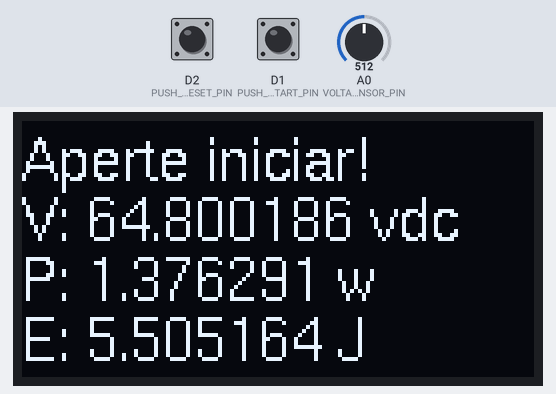
A sketch run on a simulated ESP8266 (NodeMCU). Parts: 128×64 one-colour display. The inputs (shaded band) are chosen by the test bench; at power-on: D1 (PUSH_BUTTON_START_PIN) HIGH, D2 (PUSH_BUTTON_RESET_PIN) HIGH, A0 (VOLTAGE_SENSOR_PIN) = 512. WiFi joins after 1.5 s; servers stay silent unless stated; no MQTT or app messages arrive unless stated.

Above: at 4.7 s.
4.8 s: D1 (PUSH_BUTTON_START_PIN) pulled LOW for 0.15 s
At 5.7 s:
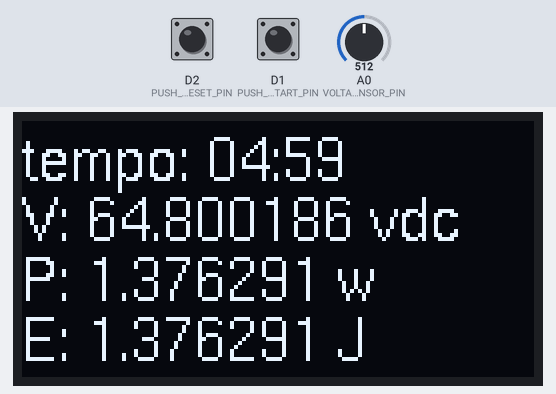
7.9 s: D2 (PUSH_BUTTON_RESET_PIN) pulled LOW for 0.15 s
At 8.16 s:
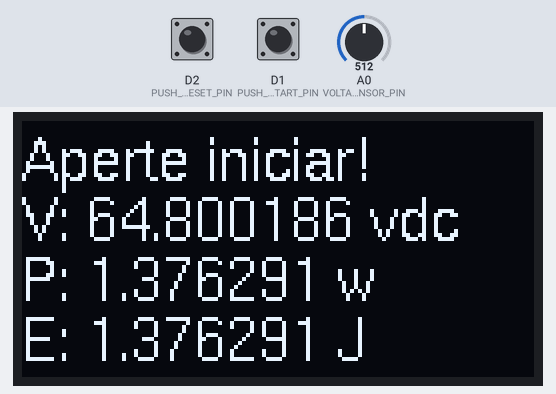
10.7 s: A0 (VOLTAGE_SENSOR_PIN) set to 0
At 12.0 s:
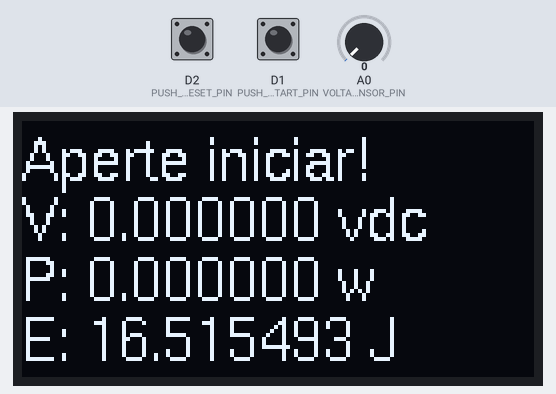
12.3 s: D2 (PUSH_BUTTON_RESET_PIN) pulled LOW for 1 s
At 13.5 s:
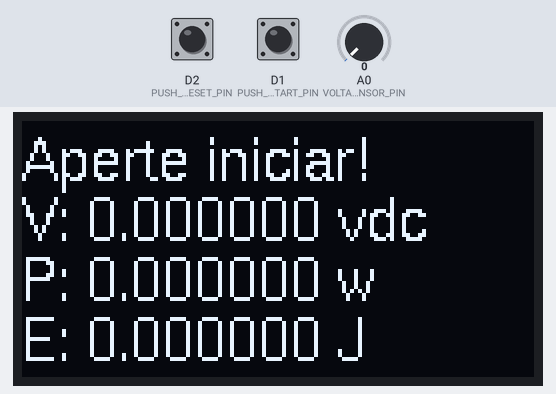
14.8 s: D1 (PUSH_BUTTON_START_PIN) pulled LOW for 0.15 s
At 15.7 s:
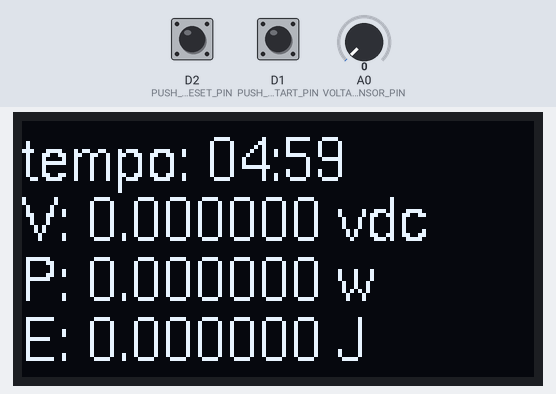
17.4 s: D2 (PUSH_BUTTON_RESET_PIN) pulled LOW for 3.2 s
At 19.4 s:
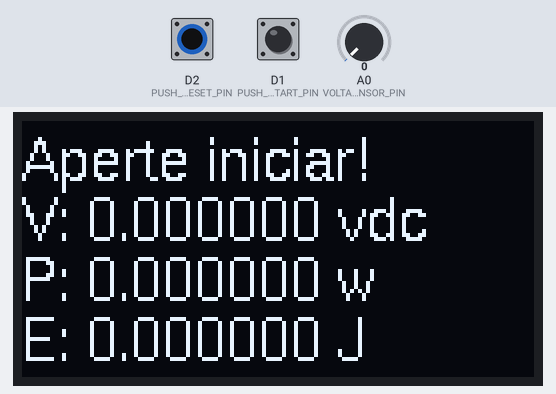
Timing chart, 0 to 20.9 s (numbered marks = the images above; inputs shaded):
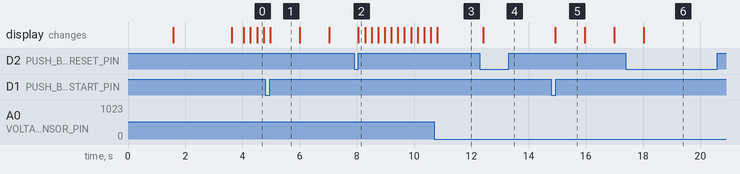

The sketch:

bmeter.ino
```cpp
//------------------------------------------------------------------------------------------------------------------
//
//
//
//------------------------------------------------------------------------------------------------------------------
// source code: https://github.com/fortalbrz/dc_power_meter/
//
// Jorge Albuquerque (2024) - https://linkedin.com/in/jorgealbuquerque
// https://www.jorgealbuquerque.com
//
#define DEBUG_MODE false                            // enables/disables serial debugging messages
#define USE_DISPLAY true                            // enables/disables serial debugging messages
#define USE_MQTT true                               // enables/disables serial debugging messages
#define USE_BLINKING_LED true                       // enables/disables serial debugging messages

//------------------------------------------------------------------------------------------------------------------
//
// Configuration flags (enables or disables features in order to "skip" unwanted hardware)
//
//------------------------------------------------------------------------------------------------------------------
// Wi-fi setup
#define WIFI_SSID "jorge cps"                       // Wi-fi SSID
#define WIFI_PASSWORD "casa1976bonita1980"          // Wi-fi password
// MQTT setup
#define MQTT_BROKER_ADDRESS "192.168.68.10"         // MQTT broker server IP
#define MQTT_BROKER_PORT 1883                       // MQTT broker port
#define MQTT_USERNAME "mqtt-user"                   // can be omitted if not needed
#define MQTT_PASSWORD "mqtt"                        // can be omitted if not needed
// MQTT topics
#define MQTT_COMMAND_TOPIC "bmeter/cmd"             // MQTT topic for sending commands to the meter
#define MQTT_STATUS_TOPIC "bmeter/state"            // MQTT topic for meter status
#define MQTT_AVAILABILITY_TOPIC "bmeter/available"  // MQTT topic for availability notification (home assistant "unavailable" state)
#define MQTT_PUBLISH_DATA_TOPIC "bmeter/data"       // MQTT topic for energy measurements data
#define MQTT_DEVICE_ID "bmeter_12fmo43iowerwe2"     // MQTT session identifier
// others
#define MEASURE_WAIT_TIME 1000                      // sampling rate: time between measurement samples (mileseconds)
#define MEASURE_SAMPLES 300                         // measure time (5 min = 300 seconds)
#define ADC_MAX_VOLTAGE 1.2 * 3.3                   // reference AD converter voltage
#define ADC_VOLTAGE_THRESHOLDING 1.2 * 0.11         // minimum voltage level
#define MQTT_STATUS_UPDATE_TIME 120000              // time for send and status update (default: 2 min)
#define MQTT_AVAILABILITY_TIME 60000                // elapsed time to send MQTT availability, in miliseconds (default: 1 min)
#define BUILTIN_LED_BLINKING_TIME 1000              // built-in led  blinking period
#define PUBLISH_OFFSET 3
#define SERIAL_BAUDRATE 9600                        // serial monitor baud rate (only for debuging)
//
// pins definitions (ModeMCU)
//
#define VOLTAGE_SENSOR_PIN A0                       // A0: AD converter
#define PUSH_BUTTON_START_PIN D1                    // D1: pull-up (high) - tactile push button "start"
#define PUSH_BUTTON_RESET_PIN D2                    // D2: pull-up (high) - tactile push button "reset"

#define OLED_SCL_PIN D5                             // Oled display SCL (I2C)
#define OLED_SDA_PIN D6                             // Oled display SDA (I2C)
//
// MQTT protocol commands
//
#define MQTT_COMMAND_START "start"                  // start energy mensurement (5 min)
#define MQTT_COMMAND_RESET "reset"                  // clears current energy accumulator
#define MQTT_COMMAND_REFRESH "refresh"              // update MQTT status (debug)
#define MQTT_COMMAND_NETINFO "netinfo"              // shows network information
#define MQTT_COMMAND_SAVE "save"                    // shows network information
//
// Measured components (k ohms)
//
#define RESISTOR_100K 96.26
#define RESISTOR_1M_001 1024.0
#define RESISTOR_1M_002 1022.0
#define RESISTOR_1M_003 1005.0
//
// Oled display features
//
#define SCREEN_WIDTH 128
#define SCREEN_HEIGHT 64
#define OLED_RESET -1
#define SCREEN_ADDRESS 0x3C
//
// Display messages
//
#define MSG_STARTING "iniciando..."
#define MSG_PRESS_START "Aperte iniciar!"
#define MSG_CONNECTING_WIFI "conectando wi-fi: "
#define MSG_TIME "tempo: 0"


//------------------------------------------------------------------------------------------------------------------

// librarys (see doc above)
#if (USE_MQTT== true)
  #include <ESP8266WiFi.h>
  #include <PubSubClient.h>
#endif
#if (USE_DISPLAY == true)
  #include <Wire.h>
  #include <Adafruit_SSD1306.h>
  #include <U8g2_for_Adafruit_GFX.h>
#endif

#if (USE_MQTT == true)
  WiFiClient espClient;
  PubSubClient MQTT(espClient);
#endif
#if (USE_DISPLAY == true)
  Adafruit_SSD1306 display(SCREEN_WIDTH, SCREEN_HEIGHT, &Wire, OLED_RESET);
  U8G2_FOR_ADAFRUIT_GFX gfx;
#endif

// voltage divider
float r1 = RESISTOR_1M_001 + RESISTOR_1M_002 + RESISTOR_1M_003;
float r2 = RESISTOR_100K;
float factor = (r1 + r2) / r2;

// internal states
bool _measuring = false;
float _voltage = 0;
float _power = 0;
float _energy = 0;
float _energyLast = 0;
unsigned int _counter = 0;

bool _blink = false;
unsigned long _lastAvailabilityTime = 0;
unsigned long _lastStatusUpdateTime = 0;
unsigned long _lastBuiltinLedBlinkingTime = 0;
unsigned long _lastButtonPressTime = 0;
float _measures[MEASURE_SAMPLES];

//------------------------------------------------------------------------------------------------------------------
//
// prototypes
//
//------------------------------------------------------------------------------------------------------------------
void readValues();
void displayValues();
ICACHE_RAM_ATTR void onStart();
ICACHE_RAM_ATTR void onReset();
#if (USE_MQTT == true)
  void connectWiFi();
  void connectMqtt();
  void onMqttMessage(char* topic, byte* payload, unsigned int length);
  void updateMqttStates();
  void pubishData();
  void showNetworkInfo();
  String toStr(const char* label, int value, const bool& end);
  String toStr(const char* label, float value, const bool& end);
  String toStr(const char* label, const bool& state, const bool& end);
  String toStr(const char* label, const String& state, const bool& quote, const bool& end);
#endif

//--------------------------------------------------------------------------------------------------
//
// main code
//
//--------------------------------------------------------------------------------------------------
void setup() {
  //
  // initialization
  //
  #if (DEBUG_MODE == true)
    Serial.begin(SERIAL_BAUDRATE);
    Serial.println(F(" "));
    Serial.println(F("-- Debug Mode --"));
  #endif

  // "reset" and "start" push buttons: internal pull-up
  // (activated by the configuration "INPUT_PULLUP")
  pinMode(PUSH_BUTTON_RESET_PIN, INPUT_PULLUP);
  pinMode(PUSH_BUTTON_START_PIN, INPUT_PULLUP);
  attachInterrupt(digitalPinToInterrupt(PUSH_BUTTON_RESET_PIN), onReset, FALLING);
  attachInterrupt(digitalPinToInterrupt(PUSH_BUTTON_START_PIN), onStart, FALLING);

  // Iniciar display e configurar interface
  #if (USE_DISPLAY == true)
    Wire.begin(14,12);
    display.begin(SSD1306_SWITCHCAPVCC, SCREEN_ADDRESS);
    gfx.begin(display);

    // clears the graphics buffer
    display.clearDisplay();
    // select u8g2 font from here: https://github.com/olikraus/u8g2/wiki/fntlistall
    gfx.setFont(u8g2_font_helvR10_tf);
    // use u8g2 transparent mode (this is default)
    gfx.setFontMode(1);
    // left to right (this is default)
    gfx.setFontDirection(0);
    // apply Adafruit GFX color
    gfx.setForegroundColor(WHITE);
  #endif

  // wifi connect
  #if (USE_MQTT == true)

    #if (DEBUG_MODE == true)
      Serial.print(F("Connecting to wifi network: "));
      Serial.println(WIFI_SSID);
    #endif
    #if (USE_DISPLAY == true)
      gfx.setCursor(0, 15);
      gfx.print(MSG_CONNECTING_WIFI);
      gfx.setCursor(0, 30);
      gfx.print(WIFI_SSID);
      display.display();
    #endif

    // Wi-fi connection
    connectWiFi();

    // MQTT broker setup
    MQTT.setServer(MQTT_BROKER_ADDRESS, MQTT_BROKER_PORT);
    MQTT.setCallback(onMqttMessage);
    updateMqttStates();
  #else

    #if (USE_DISPLAY == true)
      gfx.setCursor(0, 15);
      gfx.print(MSG_STARTING);
      display.display();
    #endif

  #endif
}


void loop(void) {

  // blinking led
  #if (USE_BLINKING_LED == true)
    unsigned long currentTime = millis();
    if (currentTime - _lastBuiltinLedBlinkingTime > BUILTIN_LED_BLINKING_TIME) {
      digitalWrite(BUILTIN_LED, (_blink ? LOW : HIGH));
      _blink = !_blink;
      _lastBuiltinLedBlinkingTime = currentTime;
    }
  #endif

  // reads values from AD converter
  readValues();

  // shows values
  displayValues();

  if (_measuring){
    // "energy measuring" procedure
    if (_counter < MEASURE_SAMPLES) {
      // store "power" measures on cache
      _measures[_counter] = _power;

    } else {
      // finishing the energy measurement
      // (stores last "energy" sample)
      _measuring = false;
      _energyLast = _energy;
      _counter = 0;
      delay(100);

      #if (USE_MQTT == true)
        // updates MQTT
        connectWiFi();
        connectMqtt();
        updateMqttStates();
        publishData();
      #endif
      return;
    }

    // interval between samples (i.e. sampling rate)
    delay(MEASURE_WAIT_TIME);
    return;
  }

  #if (USE_MQTT == true)
    // ensures MQTT broker connection
    if (!MQTT.connected())
      connectMqtt();

    // sends MQTT "availability" message
    if ((millis() - _lastAvailabilityTime) > MQTT_AVAILABILITY_TIME) {
      MQTT.publish(MQTT_AVAILABILITY_TOPIC, "online");
      _lastAvailabilityTime = millis();
    }
  #endif

  #if (USE_MQTT == true)
    // status update (with max timespan for 5 minutes)
    if ((millis() - _lastStatusUpdateTime) > MQTT_STATUS_UPDATE_TIME) {
      updateMqttStates();
    }

    // mqtt loop
    MQTT.loop();

    // keeps wifi connected
    connectWiFi();
  #endif

  // waits
  delay(200);
}

//--------------------------------------------------------------------------------------------------

void readValues() {
  //
  // reads voltage values from AD converter
  //
  int value = analogRead(A0);
  // ensure range [0, 1023]
  if (value < 0)
    value = 0;
  if (value > 1023)
    value = 1023;

  // current voltage (limited to 100v) [v]
  _voltage = ADC_MAX_VOLTAGE * factor * value / 1023;
  // avoid floating voltage (floor voltage limiar)
  if (_voltage < ADC_VOLTAGE_THRESHOLDING)
    _voltage = 0;

  // current power [w]
  _power = _voltage * _voltage / r1;

  // energy [J]: power integral (1 second sample)
  _energy += _power;

  // increment samples counter
  _counter++;
}

//--------------------------------------------------------------------------------------------------

void displayValues() {
  //
  // Show values
  //
  #if (USE_DISPLAY == true)
    display.clearDisplay();

    String text;
    if (_measuring) {
      // shows time to finish on "measuring" mode
      int remaining = (_counter > MEASURE_SAMPLES) ? 0 : MEASURE_SAMPLES - _counter;
      int min = remaining / 60;
      int sec = remaining % 60;
      text = String(MSG_TIME) + String(min, DEC) + String(F(":"));
      if (sec < 10)
        text += String(F("0"));
      text += String(sec, DEC);
    } else {
      if (_energyLast == 0) {
        // shows a "press start" message (if no previous energy measurements)
        text = String(MSG_PRESS_START);
      } else {
        // shows last energy measurements
        text = String(F("E: ")) + String(_energyLast, 6) + String(F(" J"));
      }
    }
    gfx.setCursor(0,15);
    gfx.print(text.c_str());

    // shows voltage
    text = String(F("V: ")) + String(_voltage, 6) + String(F(" vdc"));
    gfx.setCursor(0,30);
    gfx.print(text.c_str());

    // shows power
    text = String(F("P: ")) + String(_power, 6) + String(F(" w"));
    gfx.setCursor(0,45);
    gfx.print(text.c_str());

    // shows energy
    text = String(F("E: ")) + String(_energy, 6) + String(F(" J"));
    gfx.setCursor(0,60);
    gfx.print(text.c_str());

    display.display();
  #endif

  #if (DEBUG_MODE == true)
      Serial.print(F("V: "));
      Serial.print(_voltage, 6);
      Serial.print(F(", P: "));
      Serial.print(_power, 6);
      Serial.print(F(", E: "));
      Serial.print(_energy, 6);
      Serial.print(F(", last: "));
      Serial.println(_energyLast, 6);
  #endif
}

//--------------------------------------------------------------------------------------------------

void onReset() {
  //
  // On "reset" push button
  // resets current energy accumulator ISR
  //
  _counter = 0;
  _energy = 0;
  _measuring = false;
  #if (USE_MQTT == true)
    updateMqttStates();
  #endif
}


void onStart() {
  //
  // On "start" push button
  // starts energy measurement ISR
  //
  _counter = 0;
  _energy = 0;
  _measuring = true;
  #if (USE_MQTT == true)
    updateMqttStates();
  #endif
}


//--------------------------------------------------------------------------------------------------
//
// MQTT
//
//--------------------------------------------------------------------------------------------------
#if (USE_MQTT == true)

  void onMqttMessage(char* topic, byte* payload, unsigned int length) {
    //
    // On MQTT message
    //
    char msg[length + 1];
    memcpy(msg, payload, length);
    msg[length] = '\0';  // NULL;

    #if (DEBUG_MODE == true)
      Serial.print(F(" - mqtt command: ["));
      Serial.print(msg);
      Serial.println(F("]"));
    #endif

    // decode Home Assistant command (MQTT)
    if (strcmp(msg, MQTT_COMMAND_RESET) == 0) {
      // resets current energy accumulator
      onReset();
    }

    // avoid processing during energy measurements
    if (_measuring)
      return;

    if (strcmp(msg, MQTT_COMMAND_START) == 0) {
      // starts new energy measurement
      onStart();

    } else if (strcmp(msg, MQTT_COMMAND_SAVE) == 0) {
      // publish data
      publishData();

    } else if (strcmp(msg, MQTT_COMMAND_REFRESH) == 0) {
      // updated mqtt states (debug)
      updateMqttStates();

    } else if (strcmp(msg, MQTT_COMMAND_NETINFO) == 0) {
      // shows network information
      #if (USE_DISPLAY == true)
        showNetworkInfo();
        delay(15000);
      #endif
    }
  }

  void updateMqttStates() {
    //
    // MQTT publish states update
    //
    if (MQTT.connected() && !_measuring) {

      String json = String(F("{"));
      json += toStr("voltage", _voltage, false);
      json += toStr("power", _power, false);
      json += toStr("energy", _energy, false);
      json += toStr("last", _energyLast, false);
      json += toStr("rssi", WiFi.RSSI(), false);
      json += toStr("measuring", _measuring, true);

      unsigned int n = json.length() + 1;
      char message[n];
      json.toCharArray(message, n);

      #if (DEBUG_MODE == true)
          Serial.print(F("mqtt update: "));
          Serial.println(message);
      #endif

      MQTT.publish(MQTT_STATUS_TOPIC, message);

      _lastStatusUpdateTime = millis();
    }
  }

  void connectMqtt() {
    //
    // Connects to MQTT broker
    //
    while (!MQTT.connected()) {
      #if (DEBUG_MODE == true)
          Serial.print(F("connecting to MQTT broker: "));
          Serial.println(MQTT_BROKER_ADDRESS);
      #endif

      // retry until connection
      connectWiFi();

      if (MQTT.connect(MQTT_DEVICE_ID, MQTT_USERNAME, MQTT_PASSWORD)) {
        #if (DEBUG_MODE == true)
              Serial.println(F("MQTT broker connected!"));
        #endif
        // subscribe to command topic on connection
        MQTT.subscribe(MQTT_COMMAND_TOPIC);
        delay(50);
        MQTT.publish(MQTT_AVAILABILITY_TOPIC, "online");
        delay(50);
        updateMqttStates();
        delay(50);

      } else {
        #if (DEBUG_MODE == true)
              Serial.println(F("Fail connecting to MQTT broker (retry in 2 secs)."));
        #endif
        delay(2000);
      }
    }
  }


  void connectWiFi() {
    //
    // connects to WiFi
    //
    if (WiFi.status() == WL_CONNECTED)
      return;

    WiFi.begin(WIFI_SSID, WIFI_PASSWORD);

    // retry until connection
    while (WiFi.status() != WL_CONNECTED) {
      delay(500);
      #if (DEBUG_MODE == true)
          Serial.print(F("."));
      #endif
    }

    #if (DEBUG_MODE == true)
      byte mac[6];
      WiFi.macAddress(mac);

      Serial.println();
      Serial.print(F("WiFi connected: "));
      Serial.println(WIFI_SSID);

      Serial.print(F(" - IP address: "));
      Serial.println(WiFi.localIP());

      Serial.print(F(" - MAC: "));
      for (unsigned int i = 5; i >= 0; i--){
        Serial.print(mac[i], HEX);
        if (i == 0)
          Serial.println();
        else
          Serial.print(F(":"));
      }

      Serial.print(F(" - RSSI [db]: "));
      Serial.println(WiFi.RSSI());
    #endif

    #if (USE_DISPLAY == true)
      showNetworkInfo();
      delay(2000);
    #endif
  }

  void publishData() {
    //
    //
    //
    if (MQTT.connected() && !_measuring) {

      // publish data (point by point)
      float energy = 0;
      float value = 0;
      for (int i = -1 * PUBLISH_OFFSET; i < (MEASURE_SAMPLES + PUBLISH_OFFSET); i++) {
        value = (i < 0 || i >= MEASURE_SAMPLES)? 0 : _measures[i];
        energy += value;

        String json = String(F("{"));
        json += toStr("time", i + 1 + PUBLISH_OFFSET, false);
        json += toStr("power", value, false);
        json += toStr("energy", energy, true);

        unsigned int n = json.length() + 1;
        char message[n];
        json.toCharArray(message, n);

        MQTT.publish(MQTT_PUBLISH_DATA_TOPIC, message);
        delay(50);
      }
    }
  }

  void showNetworkInfo() {
    //
    // show network information
    //
    #if (USE_DISPLAY == true)
      display.clearDisplay();

      String text = String(F("SSID: ")) + String(WIFI_SSID);
      gfx.setCursor(0, 15);
      gfx.print(text.c_str());

      text = String(F("IP: ")) + WiFi.localIP().toString();
      gfx.setCursor(0, 30);
      gfx.print(text.c_str());

      text = String(F("RSSI: ")) + String(WiFi.RSSI()) + String(F("db"));
      gfx.setCursor(0, 45);
      gfx.print(text.c_str());

      byte mac[6];
      WiFi.macAddress(mac);
      text = String(F("["));
      for (int i = 5; i >= 0; i--) {
         text += String(mac[i], HEX);
         if (i > 0)
           text += String(F(":"));
      }
      text += String(F("]"));
      gfx.setCursor(0, 60);
      gfx.print(text.c_str());

      display.display();
    #endif
  }

  //--------------------------------------------------------------------------------------------------

  String toStr(const char* label, const String& state, const bool& quote = false , const bool& end = false) {
    //
    // writes a string line with the format:
    //     "label": "on/off",
    //
    String text = String(F("\"[LABEL]\": "))
      + (quote ? String(F("\"[VALUE]\"")) : String(F("[VALUE]")))
      + (end ? String(F("}")) : String(F(", ")));

    text.replace(F("[LABEL]"), label);
    text.replace(F("[VALUE]"), state);
    return text;
  }

  String toStr(const char* label, int value, const bool& end = false) {
    //
    // writes a string line with the format:
    //     "label": 3,
    //
    return toStr(label, String(value, DEC), false, end);
  }

  String toStr(const char* label, float value, const bool& end = false) {
    //
    // writes a string line with the format:
    //     "label": 1.000000,
    //
    return toStr(label, String(value, 16), false, end);
  }

  String toStr(const char* label, const bool& state, const bool& end = false) {
    //
    // writes a string line with the format:
    //     "label": "on/off",
    //
    return toStr(label, String(state ? F("on") : F("off")), true, end);
  }

#endif

//--------------------------------------------------------------------------------------------------
```

Measured:
- after the input at 4.8 s, the display: changes after 0.17 s (image 1)
- after the input at 7.9 s, the display: changes after 0.15 s (image 2)
- after the input at 12.3 s, the display: changes after 0.12 s (image 4)
- after the input at 14.8 s, the display: changes after 0.14 s (image 5)
- after the input at 17.4 s, the display: changes after 0.63 s (image 6)
- what the display in image 1 shows lasts 1.0 s, from 5.0 s to 6.0 s
